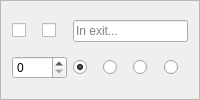
       <widget class="QFrame" name="frame_in">
        <property name="sizePolicy">
         <sizepolicy hsizetype="Preferred" vsizetype="Preferred">
          <horstretch>0</horstretch>
          <verstretch>0</verstretch>
         </sizepolicy>
        </property>
        <property name="frameShape">
         <enum>QFrame::StyledPanel</enum>
        </property>
        <property name="frameShadow">
         <enum>QFrame::Raised</enum>
        </property>
        <layout class="QGridLayout" name="gridLayout_in">
         <item row="0" column="0">
          <widget class="QCheckBox" name="noRoute_in">
           <property name="cursor">
            <cursorShape>PointingHandCursor</cursorShape>
           </property>
           <property name="focusPolicy">
            <enum>Qt::NoFocus</enum>
           </property>
           <property name="toolTip">
            <string>Prevent a route being created via this exit, equivalent to an infinite exit weight</string>
           </property>
           <property name="text">
            <string/>
           </property>
           <property name="checkable">
            <bool>true</bool>
           </property>
          </widget>
         </item>
         <item row="0" column="1">
          <widget class="QCheckBox" name="stub_in">
           <property name="cursor">
            <cursorShape>PointingHandCursor</cursorShape>
           </property>
           <property name="toolTip">
            <string>Create an exit in this direction with unknown distination, mutually exclusive with an actual exit roomID</string>
           </property>
           <property name="text">
            <string/>
           </property>
          </widget>
         </item>
         <item row="0" column="2" colspan="4">
          <widget class="QLineEdit" name="in">
           <property name="toolTip">
            <string>Set the number of the room in from this one, will be blue for a valid number or red for invalid</string>
           </property>
           <property name="placeholderText">
            <string>In exit...</string>
           </property>
          </widget>
         </item>
         <item row="1" column="0" colspan="2">
          <widget class="QSpinBox" name="weight_in">
           <property name="cursor">
            <cursorShape>SizeVerCursor</cursorShape>
           </property>
           <property name="toolTip">
            <string>Set to a positive value to overide the default (Room) Weight for using this Exit route, zero value assigns the default.</string>
           </property>
           <property name="maximum">
            <number>9999</number>
           </property>
          </widget>
         </item>
         <item row="1" column="2">
          <widget class="QRadioButton" name="doortype_none_in">
           <property name="cursor">
            <cursorShape>PointingHandCursor</cursorShape>
           </property>
           <property name="toolTip">
            <string>No door symbol is drawn on 2D Map for this exit</string>
           </property>
           <property name="text">
            <string/>
           </property>
           <property name="checked">
            <bool>true</bool>
           </property>
           <attribute name="buttonGroup">
            <string notr="true">doortype_in</string>
           </attribute>
          </widget>
         </item>
         <item row="1" column="3">
          <widget class="QRadioButton" name="doortype_open_in">
           <property name="cursor">
            <cursorShape>PointingHandCursor</cursorShape>
           </property>
           <property name="toolTip">
            <string>Green (Open) door symbol would be drawn on 2D Map (but not currently), can be set on either a stub or a real exit</string>
           </property>
           <property name="text">
            <string/>
           </property>
           <attribute name="buttonGroup">
            <string notr="true">doortype_in</string>
           </attribute>
          </widget>
         </item>
         <item row="1" column="4">
          <widget class="QRadioButton" name="doortype_locked_in">
           <property name="cursor">
            <cursorShape>PointingHandCursor</cursorShape>
           </property>
           <property name="toolTip">
            <string>Orange (Closed) door symbol would be drawn on 2D Map (but not currently), can be set on either a stub or a real exit</string>
           </property>
           <property name="text">
            <string/>
           </property>
           <attribute name="buttonGroup">
            <string notr="true">doortype_in</string>
           </attribute>
          </widget>
         </item>
         <item row="1" column="5">
          <widget class="QRadioButton" name="doortype_closed_in">
           <property name="cursor">
            <cursorShape>PointingHandCursor</cursorShape>
           </property>
           <property name="toolTip">
            <string>Red (Locked) door symbol would be drawn on 2D Map (but not currently), can be set on either a stub or a real exit</string>
           </property>
           <property name="text">
            <string/>
           </property>
           <attribute name="buttonGroup">
            <string notr="true">doortype_in</string>
           </attribute>
          </widget>
         </item>
        </layout>
       </widget>
